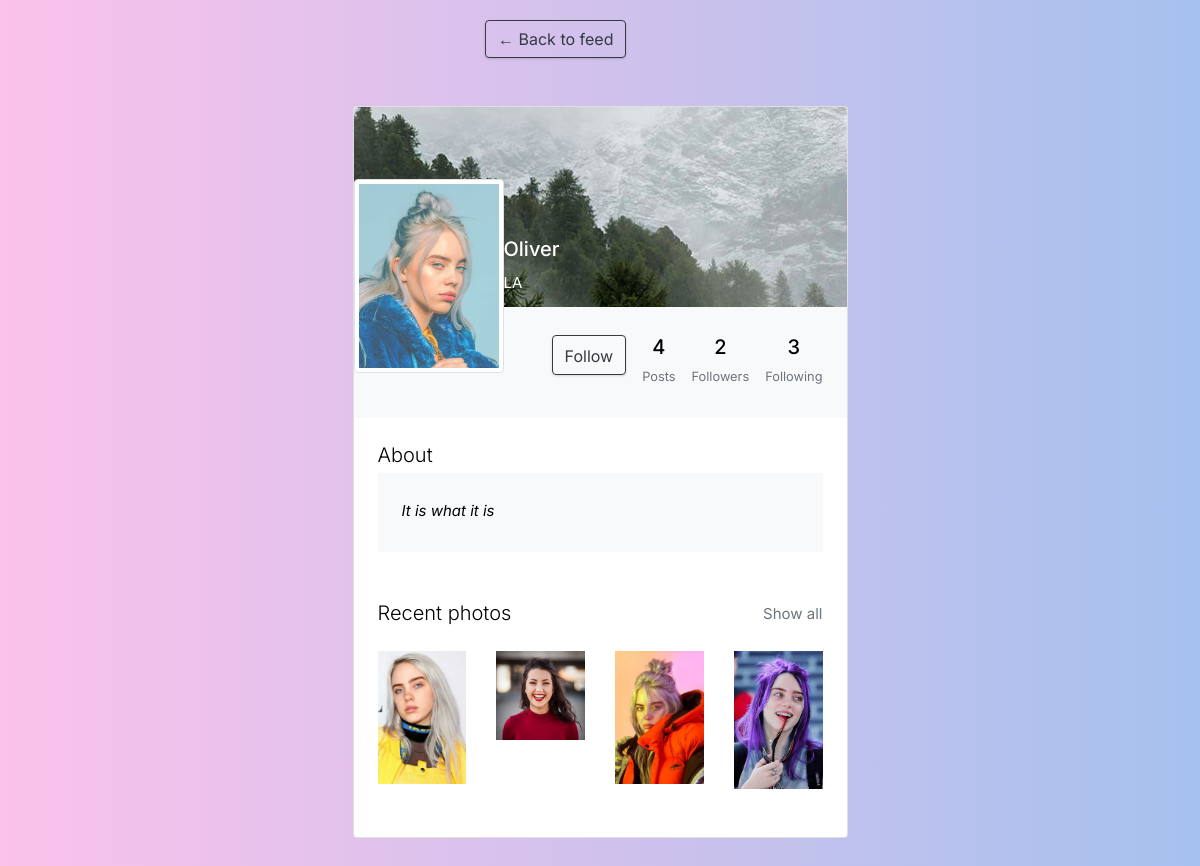
/profile/1 (signed in), run on the app's committed database.
### core/models.py (models this page shows, shortened)
class Profile(models.Model):
	user = models.OneToOneField(User, null=True, blank=True, on_delete=models.CASCADE)
	bio = models.TextField(blank=True)
	profileimg = models.ImageField(null=True, default='user.png')
	location = models.CharField(max_length=100, blank=True)
	@property
	def imageURL(self):
		try:
			url = self.profileimg.url
		except:
			url = ''
		return url
	def __str__(self):
		return str(self.user.username)

class Post(models.Model):
	post_id = models.UUIDField(primary_key=True, default=uuid.uuid4)
	user = models.ForeignKey(Profile, null=True, blank=True, on_delete=models.SET_NULL)
	post_img = models.ImageField(null=True, blank=True)
	caption = models.TextField(null=True, blank=True)
	created_at = models.DateTimeField(auto_now_add=True)
	no_of_likes = models.IntegerField(default=0)
	@property
	def postImageURL(self):
		try:
			url = self.post_img.url
		except:
			url = ''
		return url

### core/views.py (the view)
# urls.py: path('profile/<str:pk>', views.profilePage, name='profile'),
@login_required(login_url='login')
def profilePage(request, pk):
	users = Profile.objects.get(id=pk)
	posts = Post.objects.filter(user=users)
	posts_count = posts.count()
	follower = request.user.profile
	user_follow = users.user
	followers = FollowerCount.objects.filter(user=users.user).count()
	following = FollowerCount.objects.filter(followers=users.user).count()
	if FollowerCount.objects.filter(user=user_follow, followers=follower).first():
		button_text = 'Unfollow'
	else:
		button_text = 'Follow'
	context = {'user': users, 'posts': posts,
	 'posts_count': posts_count, 'button_text':button_text,
	 'followers':followers,'following':following
	 }
	return render(request, 'core/profile.html', context)

### core/templates/core/profile.html (shortened to what this page needs)
{% extends 'core/main.html' %}
{% load static %}
{% block content %}
<a style="margin-left:485px; margin-top:20px" href="{% url 'index'%}" class="btn btn-outline-dark">&#x2190; Back to feed</a>
<section class="h-100 gradient-custom-2">
  <div class="container py-5 h-100">
    <div class="row d-flex justify-content-center align-items-center h-100">
      <div class="col col-lg-9 col-xl-7">
        <div class="card">
          <div class="b-img rounded-top text-white d-flex flex-row" style=" height:200px;">
            <div class="ms-4 mt-5 d-flex flex-column" style="width: 150px;">
              <img src="{{user.imageURL}}"
                alt="Generic placeholder image" class="img-fluid img-thumbnail mt-4 mb-2"
                style="width: 150px; z-index: 1">
            </div>
            <div class="ms-3" style="margin-top: 130px;">
              <h5 class="capitalize" style="color:white">{{user}}</h5>
              <p>{{user.location}}</p>
            </div>
          </div>
          <div class="p-4 text-black" style="background-color: #f8f9fa;">
            <div class="d-flex justify-content-end text-center py-1">
            	{% if request.user.profile.id != user.id  %}
            	<div class="px-3">
	            	<form method="post" action="/follow">
			          		<a href="{% url 'follow' %}" class="btn btn-outline-dark" data-mdb-ripple-color="dark"
			                style="z-index: 1;">
			               <button> {{button_text}}</button>
			            	</a>
	            	</form>
            	</div>
            	{% endif %}
              <div>
                <p class="mb-1 h5">{{posts_count}}</p>
                <p class="small text-muted mb-0">Posts</p>
              </div>
              <div class="px-3">
                <p class="mb-1 h5">{{followers}}</p>
                <p class="small text-muted mb-0">Followers</p>
              </div>
              <div>
                <p class="mb-1 h5">{{following}}</p>
                <p class="small text-muted mb-0">Following</p>
              </div>
            </div>
          </div>
          <div class="card-body p-4 text-black">
            <div class="mb-5">
              <p class="lead fw-normal mb-1">About</p>
              <div class="p-4" style="background-color: #f8f9fa;">
                <p class="font-italic mb-1">{{user.bio}}</p>
              </div>
            </div>
            <div class="d-flex justify-content-between align-items-center mb-4">
              <p class="lead fw-normal mb-0">Recent photos</p>
              <p class="mb-0"><a href="#!" class="text-muted">Show all</a></p>
            </div>
            <div class="row g-2">
            {% for post in posts %}
              <div class="col mb-6">
                <img src="{{post.postImageURL}}"
                  alt="image 1" class="w-100 rounded-3">
              </div>
            {% endfor %}
            </div>
          </div>
        </div>
      </div>
    </div>
  </div>
</section>
{% endblock content %}

### core/static/css/style.css (style rules this page uses)
body { background-color: #B0B3B8!important; }
button { vertical-align: middle; }
::placeholder { color: #808080; opacity: 1; }
button { border: none; margin: 0; padding: 0; width: auto; overflow: visible; background: transparent; color: inherit; font: inherit; line-height: normal; cursor: pointer; }
a { color: #be185d; -webkit-transition: 0.3s; transition: 0.3s; outline: none !important; }
button { outline: none !important; }
img { max-width: 100%; }
body { color: #666; font-size: 15px; line-height: 27px; background-color: #f0f2f5; font-family: "Inter", sans-serif; text-transform: none; }
body p { font-size: 15px; line-height: 27px; }
h1, h2, h3, h4, h5, h6 { font-family: "Inter", sans-serif; text-transform: none; }
button, body .pac-container { font-family: "Inter", sans-serif; text-transform: none; }
h1, h2, h3, h4, h5, h6 { color: #333; font-weight: 500; margin: 0; padding: 0; }
h5 { font-size: 14px; }
@media (min-width: 1024px) { .container { max-width: 900px !important; padding-top: 45px; } }

### core/templates/core/main.html (style rules this page uses)
.gradient-custom-2 { background: #fbc2eb; background: -webkit-linear-gradient(to right, rgba(251, 194, 235, 1), rgba(166, 193, 238, 1)); background: linear-gradient(to right, rgba(251, 194, 235, 1), rgba(166, 193, 238, 1)) }

### data on the page
Profile: imageURL (picture), user.username "Oliver", location "LA", bio "It is what it is"
Post: postImageURL (picture)
Post: postImageURL (picture)
Post: postImageURL (picture)
Post: postImageURL (picture)

### other printed values
{{ button_text }} "Follow"
{{ posts_count }} "4"
{{ followers }} "2"
{{ following }} "3"
